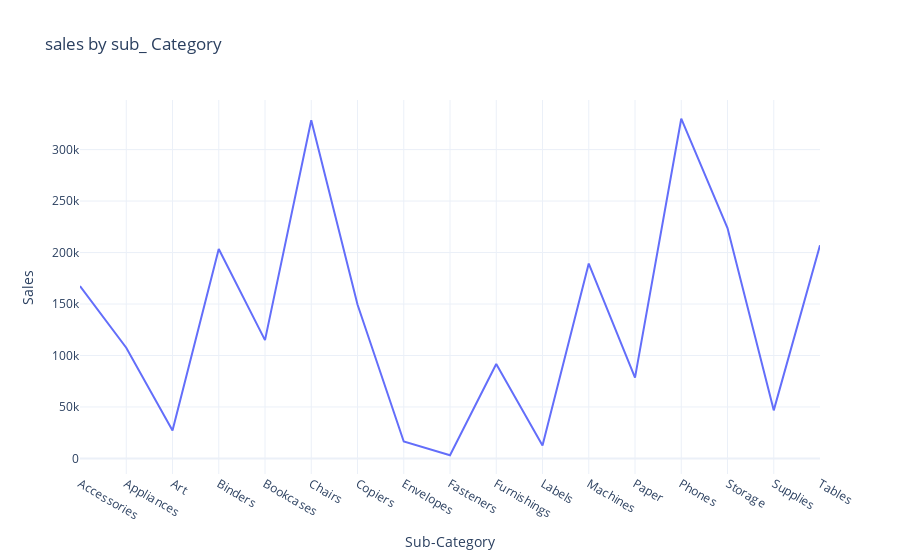

Here is the notebook cell this chart was saved with:
### Code cell
# fig by line in plotly graph
fig=px.line(sales_by_subcategory,
            x="Sub-Category",
            y="Sales",
            title="sales by sub_ Category")
fig.show()

### Figure 1 — Plotly figure (JSON) as saved in the notebook; plotly's stock layout.template omitted (floating-point values rounded to 4 significant figures)
{"data": [{"hovertemplate": "Sub-Category=%{x}<br>Sales=%{y}<extra></extra>", "legendgroup": "", "line": {"color": "#636efa", "dash": "solid"}, "marker": {"symbol": "circle"}, "mode": "lines", "name": "", "orientation": "v", "showlegend": false, "type": "scatter", "x": ["Accessories", "Appliances", "Art", "Binders", "Bookcases", "Chairs", "Copiers", "Envelopes", "Fasteners", "Furnishings", "Labels", "Machines", "Paper", "Phones", "Storage", "Supplies", "Tables"], "xaxis": "x", "y": [167400.0, 107500.0, 27120.0, 203400.0, 114900.0, 328400.0, 149500.0, 16480.0, 3024.0, 91710.0, 12490.0, 189200.0, 78480.0, 330000.0, 223800.0, 46670.0, 207000.0], "yaxis": "y"}], "layout": {"autosize": true, "legend": {"tracegroupgap": 0}, "title": {"text": "sales by sub_ Category"}, "xaxis": {"anchor": "y", "autorange": true, "domain": [0, 1], "range": [0, 16], "title": {"text": "Sub-Category"}, "type": "category"}, "yaxis": {"anchor": "x", "autorange": true, "domain": [0, 1], "range": [-15140.0, 348200.0], "title": {"text": "Sales"}, "type": "linear"}}}
